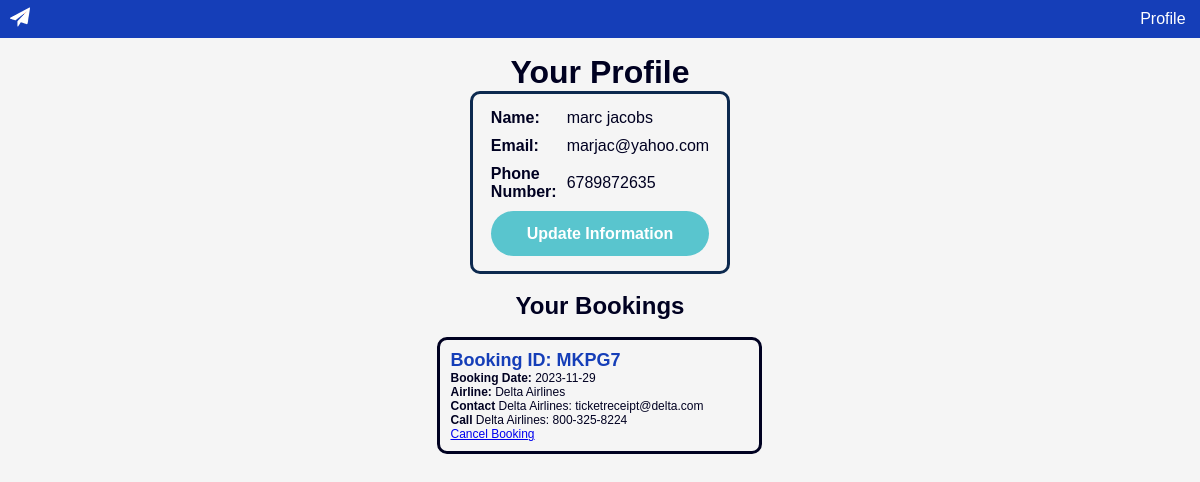
/account.php?CustomerID=8, run on the app's committed database.
### tables this page shows
CREATE TABLE `Customer` (
  `CustomerID` int(11) NOT NULL,
  `firstname` varchar(100) DEFAULT NULL,
  `lastname` varchar(100) DEFAULT NULL,
  `email` varchar(100) DEFAULT NULL,
  `phonenumber` varchar(10) DEFAULT NULL,
  `password` varchar(100) DEFAULT NULL
);

CREATE TABLE `Bookings` (
  `BookingID` varchar(50) NOT NULL,
  `BookingDate` date NOT NULL,
  `CustomerID` int(100) DEFAULT NULL,
  `TicketID` int(100) NOT NULL
);

CREATE TABLE `Airlines` (
  `AirlineCode` varchar(10) NOT NULL,
  `COMPANY` text DEFAULT NULL,
  `EMAIL` text DEFAULT NULL,
  `phoneNumber` text DEFAULT NULL
);

### account.php (the view, shortened to what this page needs)
<!DOCTYPE html>
<html lang="en">
<head>
    <link rel="stylesheet" href="style.css">
</head>
<body>
    <?php
        $CustomerID = "";
        if (isset($_GET['CustomerID']) && $_GET['CustomerID'] != '') {
            $CustomerID = $_GET['CustomerID'];
        }
    ?>
    <div class="container">
        <nav class="navigation-bar">
            <a href="http://localhost/airline/">
                <img class="logo" src="logo.png">
            </a>
            <nav class="nav-links">
                <a href="account.php?CustomerID=<?=$CustomerID?>" style="<?= $CustomerID == '' ? 'visibility:hidden' : 'visibility:visible' ?>">Profile</a> &nbsp;
            </nav>
        </nav>
        <br><br><br>
        <?php
            if (isset($_GET['CustomerID']) && ($_GET['CustomerID']) != '') {
                $CustomerID = $_GET['CustomerID'];
                $conn = mysqli_connect("localhost", "root", "", "airport_db");
                $sql = "SELECT firstname, lastname, email, phonenumber FROM `Customer` WHERE CustomerID=$CustomerID;";
                $result = mysqli_query($conn, $sql);
                if ($result) {
                    if (mysqli_num_rows($result) > 0) {
                        $row = mysqli_fetch_assoc($result);
                    } else {
                        echo "No user found with the given customerID.";
                    }
                } else {
                    echo "Error: " . mysqli_error($conn);
                }
            }
        ?>
        <h1>Your Profile</h1>
        <table class="info" id="info">
            <tr>
                <th>Name:</th>
                <td><?php echo $row['firstname'].' '. $row['lastname']; ?></td>
            </tr>
            <tr>
                <th>Email:</th>
                <td><?php echo $row['email']; ?></td>
            </tr>
            <tr>
                <th>Phone Number:</th>
                <td><?php echo $row['phonenumber']; ?></td>
            </tr>
            <tr>
                <td colspan="2" style="text-align: center;">
                    <button class="btn" id="update-account"><a id="update-account" href="/airline/updateAccount.php?CustomerID=<?=$CustomerID?>">Update Information</a></button>
                </td>
            </tr>
        </table>
        <br>
        <h2>Your Bookings</h2>
        <?php
            $conn = mysqli_connect("localhost", "root", "", "airport_db");
            $bookingsql = "SELECT b.BookingID, b.TicketID, b.BookingDate, b.customerID, a.COMPANY, a.email, a.phoneNumber ".
                "FROM Bookings b ".
                "JOIN Tickets t ON b.TicketID = t.TicketID ".
                "JOIN Airlines a on t.AirlineCode = a.AirlineCode ".
                "WHERE CustomerID = '$CustomerID'";
            $result = mysqli_query($conn, $bookingsql);
            if ($result) {
                if (mysqli_num_rows($result) > 0) {
                    while ($bookingData = mysqli_fetch_assoc($result)) {
                        echo "<div class='box' id='booking-card'>";
                        echo '<h2 style="color:#153eb8">Booking ID: ' . $bookingData['BookingID'] . '</h2>';
                        echo '<p><b>Booking Date:</b> ' . $bookingData['BookingDate'] . '</p>';
                        echo '<p><b>Airline: </b>' . $bookingData['COMPANY'] . '</p>';
                        echo '<p><b>Contact </b>'.$bookingData['COMPANY']. ': ' . $bookingData['email'] . '</p>';
                        echo '<p><b>Call </b>'. $bookingData['COMPANY'].': ' . $bookingData['phoneNumber'] . '</p>';
                        echo '<p><a href="?delete=' . $bookingData['BookingID'] . '&CustomerID=' . $CustomerID . '">Cancel Booking</a></p>';
                        echo '</div>';
                    }
                    echo '<br><br><br>';
                } else {
                    echo "No bookings found for the given customerID.";
                }
            } else {
                echo "Error: " . mysqli_error($conn);
            }
        ?>
    </div>
</body>
</html>

### style.css (style rules this page uses)
* { box-sizing: border-box; margin: 0; padding: 0; font-family: sans-serif; }
body { display: flex; justify-content: center; align-items: center; background-color: #f5f5f5; }
h1, h2, h3, p { color: #000121; }
table { font-family: sans-serif; width: 100%; border-collapse: collapse; }
table td, table th { padding: 8px; margin: 0; }
table tr:nth-child(even) { background-color: #e9e9e9; }
table th { padding-top: 12px; padding-bottom: 12px; text-align: left; background-color: #59c5ce; color: #000121; }
.navigation-bar { display: flex; justify-content: space-between; position: absolute; top: 0px; align-items: center; width: 100%; background-color: #153eb8; }
.nav-links { display: flex; padding: 10px; }
.nav-links a { color: #fff; text-decoration: none; }
.logo { padding-left: 10px; }
.container { display: flex; flex-direction: column; align-items: center; flex-wrap: wrap; }
.box { width: 400px; justify-content: center; align-items: center; text-align: center; flex-wrap: wrap; background: #f5f5f5; color: #000121; font-size: 12px; border-radius: 10px; border-color: #000121; border-style: solid; border-width: 3px; margin-top: 100px; }
.btn { width: 100%; height: 45px; background: #59c5ce; border: none; outline: none; border-radius: 40px; color: #fff; font-size: 16px; font-weight: 600; cursor: pointer; }
.info { display: flex; justify-content: center; gap: 0.5rem; border: 3px solid #0c294f; border-radius: 10px; padding: 10px; }
table#info { padding: 10px 30px; font-family: sans-serif; width: 75%; border-collapse: collapse; color: #000121; }
table#info td, table#info th { overflow: hidden; padding: 5px; margin: 0px; }
table#info tr:nth-child(even) { background-color: transparent; }
table#info th { text-align: left; background-color: transparent; color: #000121; }
.btn#update-account { width: 100%; height: 45px; background: #59c5ce; border: none; outline: none; border-radius: 40px; color: #fff; cursor: pointer; }
a#update-account { text-decoration: none; color: #fff; }
.box#booking-card { width: 325px; margin-top: 5%; padding: 10px; text-align: left; }

### account.php (style rules this page uses)
.logo { width: 30px; height: auto; }

### data on the page
customer: firstname "marc", lastname "jacobs", email "marjac@yahoo.com", phonenumber "6789872635"
bookings: BookingID "MKPG7", BookingDate "2023-11-29", airlines.COMPANY "Delta Airlines", airlines.EMAIL "ticketreceipt@delta.com", airlines.phoneNumber "800-325-8224"
